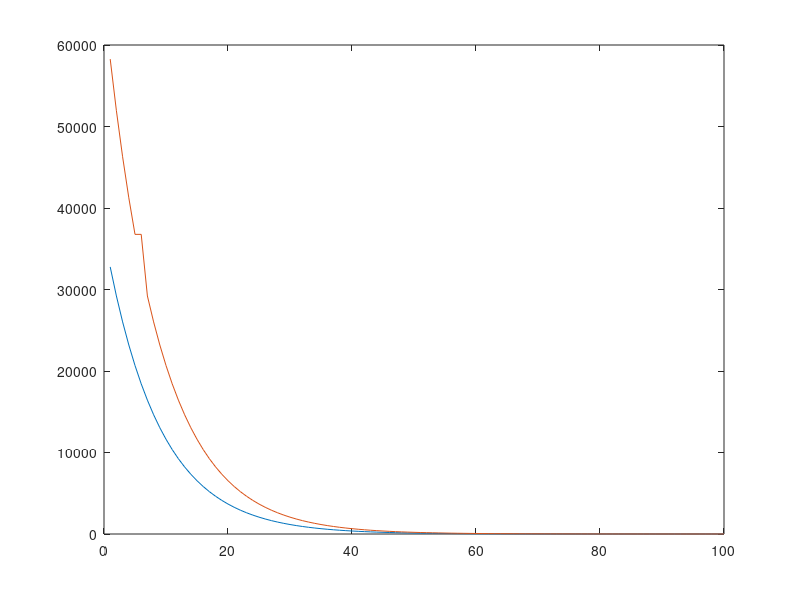

The MATLAB script that drew this image:
a = 1:1:100;
power = a;
power = power - min (power);
power=10.^(power/20);
power=1./power;
power=power*32768;
power = fliplr(power')';
power = round(power);
for m = 1:length(power)
    if m > 1 && power(m) == 32768
        power(m) = power(m-1);
    end
end


power1 = a;
power1 = power1 - (min (power1)+5);
power1=10.^(power1/20);
power1=1./power1;
power1=power1*32768;
power1 = fliplr(power1')';
power1 = round(power1);
for m = 1:length(power1)
    if m > 1 && power1(m) == 32768
        power1(m) = power1(m-1);
    end
end
plot(power);hold on;
plot(power1)